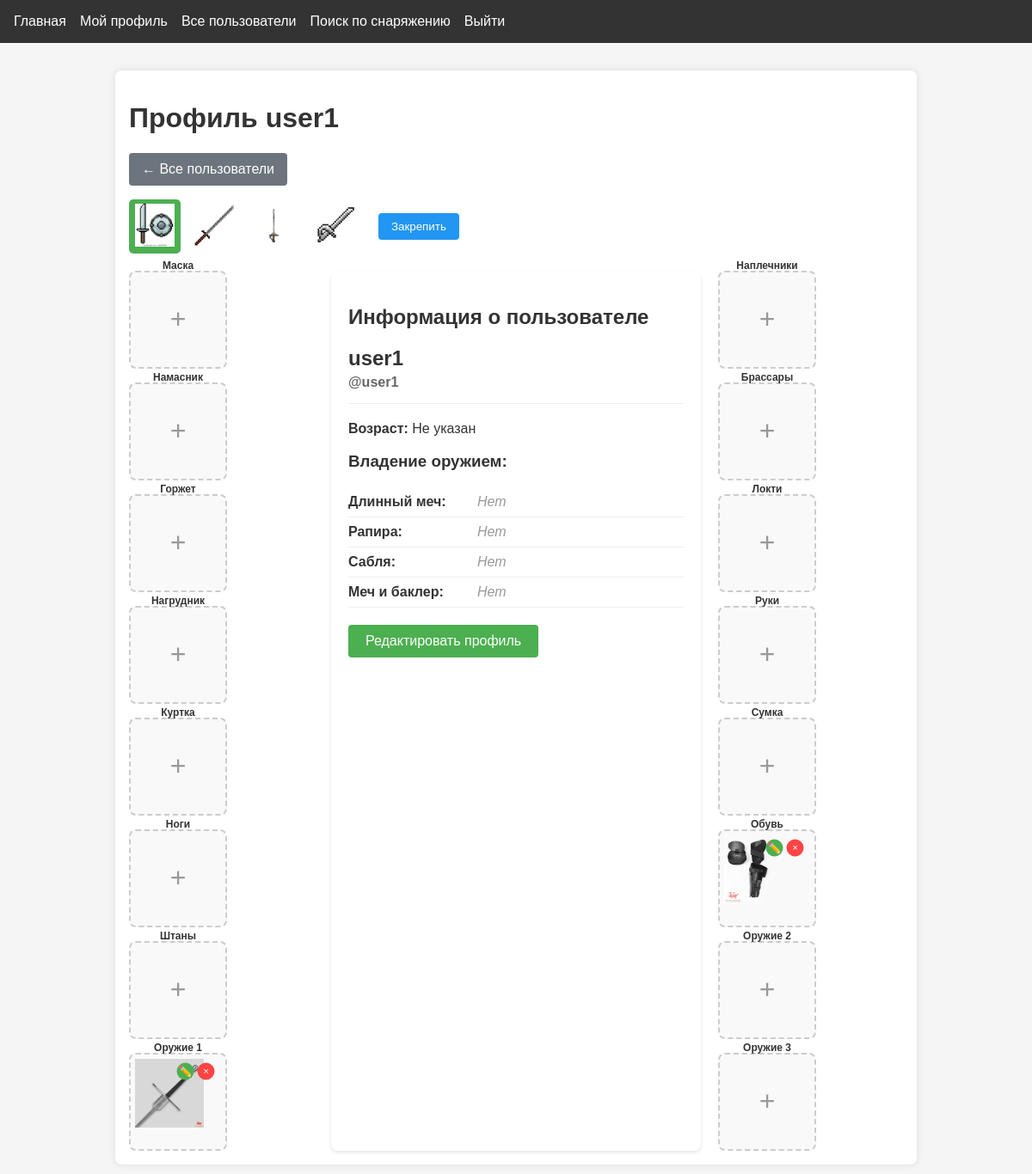
Page /profile/user1 (signed in) on the earlier database version.
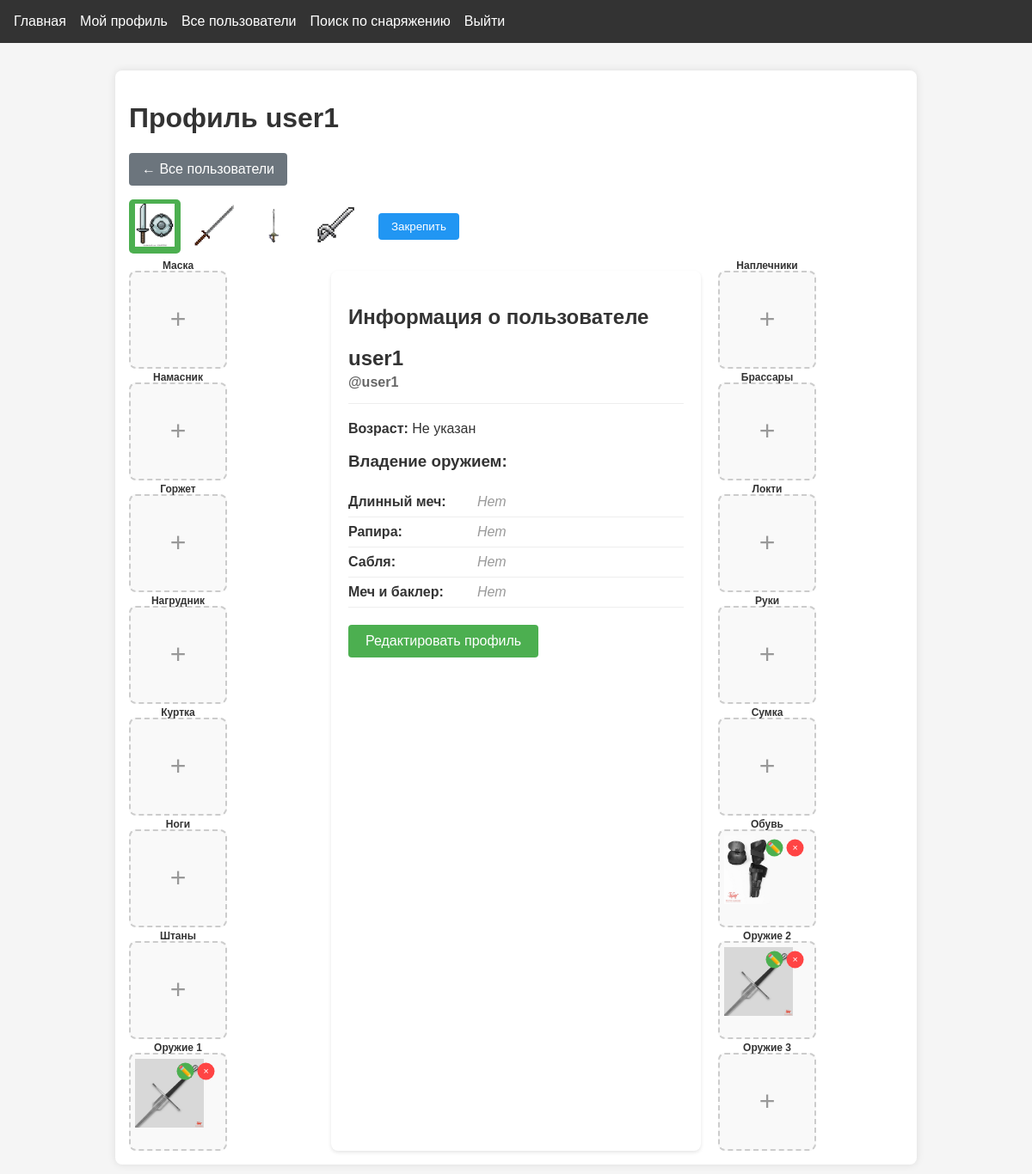
Same page on the later database version.
### app.py (models this page shows)
class InventoryItem(db.Model):
    id = db.Column(db.Integer, primary_key=True)
    user_id = db.Column(db.Integer, db.ForeignKey("user.id"), nullable=False)
    model = db.Column(db.String(20), default="none")  # изготовитель
    model_site = db.Column(db.Text)  # ссылка на изготовителя
    weapon_class = db.Column(db.String(20), default="all")  # 'all' или конкретный класс
    item_type = db.Column(db.String(20), nullable=False)
    image_paths = db.Column(db.Text)
    description = db.Column(db.Text)
    pros = db.Column(db.Text)
    cons = db.Column(db.Text)
    rating = db.Column(db.Integer)
    weight = db.Column(db.Float)  # вес
    length = db.Column(db.Float)  # длина
    balance_point = db.Column(db.Float)  # точка баланса
    point_perimeter = db.Column(db.Float)  # периметр пунты
    stiffness = db.Column(db.Float)  # жесткость

### app.py (the view)
@app.route("/profile/<username>")
@login_required
def view_profile(username):
    viewed_user = User.query.filter_by(username=username).first_or_404()
    weapon_class = request.args.get("weapon_class", viewed_user.weapon_class)
    items = (
        InventoryItem.query.filter_by(user_id=viewed_user.id)
        .filter(
            (InventoryItem.weapon_class == weapon_class)
            | (InventoryItem.weapon_class == "all")
        )
        .all()
    )
    weapon_data = []
    today = date.today()
    weapons = [
        ("longsword", "Длинный меч"),
        ("rapier", "Рапира"),
        ("sabre", "Сабля"),
        ("sword_buckler", "Меч и баклер"),
    ]
    for field, name in weapons:
        has_weapon = getattr(viewed_user, f"has_{field}")
        since_date = getattr(viewed_user, f"{field}_since")
        experience = None
        if has_weapon and since_date:
            delta = relativedelta(today, since_date)
            experience = {"years": delta.years, "months": delta.months}
        weapon_data.append(
            {
                "name": name,
                "field": field,
                "has": has_weapon,
                "since": since_date,
                "experience": experience,
            }
        )
    inventory = {
        "gorget": next((i for i in items if i.item_type == "gorget"), None),
        "lokti": next((i for i in items if i.item_type == "lokti"), None),
        "bag": next((i for i in items if i.item_type == "bag"), None),
        "namasnik": next((i for i in items if i.item_type == "namasnik"), None),
        "head": next((i for i in items if i.item_type == "head"), None),
        "naplech": next((i for i in items if i.item_type == "naplech"), None),
        "sword1": next((i for i in items if i.item_type == "sword1"), None),
        "sword2": next((i for i in items if i.item_type == "sword2"), None),
        "sword3": next((i for i in items if i.item_type == "sword3"), None),
        "sht": next((i for i in items if i.item_type == "sht"), None),
        "torso": next((i for i in items if i.item_type == "torso"), None),
        "ng": next((i for i in items if i.item_type == "ng"), None),
        "brass": next((i for i in items if i.item_type == "brass"), None),
        "gloves": next((i for i in items if i.item_type == "gloves"), None),
        "pants": next((i for i in items if i.item_type == "pants"), None),
        "shoes": next((i for i in items if i.item_type == "shoes"), None),
    }
    is_owner = current_user.is_authenticated and current_user.id == viewed_user.id
    return render_template(
        "profile.html",
        inventory=inventory,
        viewed_user=viewed_user,
        is_owner=is_owner,
        current_weapon_class=weapon_class,
        weapon_data=weapon_data,
        datetime=datetime,  # передаем модуль datetime для шаблона
    )

### app.py (called while the page is built)
@login_manager.user_loader
def load_user(user_id):
    return User.query.get(int(user_id))

### templates/profile.html (shortened to what the changed rows need)
{% extends "base.html" %}
{% block content %}
<div class="profile-container">
    <h1>Профиль {{ viewed_user.username }}</h1>
<div class="profile-layout">
        <div class="profile-info">
            <h2>Информация о пользователе</h2>
            <div class="user-header">
                <h2>{% if viewed_user.real_name %}{{ viewed_user.real_name }}{% else %}{{ viewed_user.username }}{% endif %}</h2>
            </div>
        </div>
        <div class="inventory-column right-column">
            <div class="inventory-grid">
        <div class="inventory-cell sword2-cell" onclick="showTooltip(event)">
            <div class="cell-label">Оружие 2</div>
            {% if inventory.sword2 %}
                <div class="item-container">
                    <img src="{{ url_for('static', filename='uploads/' + inventory.sword2.image_paths.split(',')[0]) if inventory.sword2.image_paths else '' }}"
     alt="Оружие 2"
     data-description="{{ inventory.sword2.description }}"
     data-pros="{{ inventory.sword2.pros }}"
     data-cons="{{ inventory.sword2.cons }}"
     data-model="{{ inventory.sword2.model }}"
     data-rating="{{ inventory.sword2.rating }}"
     data-images="{{ inventory.sword2.image_paths if inventory.sword2.image_paths else '' }}"
     data-weight="{{ inventory.sword2.weight }}"
     data-length="{{ inventory.sword2.length }}"
     data-balance-point="{{ inventory.sword2.balance_point }}"
     data-point-perimeter="{{ inventory.sword2.point_perimeter }}"
     data-stiffness="{{ inventory.sword2.stiffness }}">
                    {% if is_owner %}
                    <div class="item-controls">
                        <a href="{{ url_for('upload', item_type='sword2', weapon_class=current_weapon_class) }}" class="edit-btn" title="Редактировать">✏️</a>
                        <form action="{{ url_for('delete_item', item_type='sword2', weapon_class=current_weapon_class) }}" method="POST" class="delete-form">
                            <button type="submit" class="delete-btn" title="Удалить" onclick="return confirm('Удалить этот предмет?')">×</button>
                        </form>
                    </div>
                    {% endif %}
                </div>
            {% else %}
                {% if is_owner %}
                    <a href="{{ url_for('upload', item_type='sword2', weapon_class=current_weapon_class) }}" class="add-item">+</a>
                {% else %}
                    <div class="empty-slot">Нет предмета</div>
                {% endif %}
            {% endif %}
        </div>
    </div>
    </div>
    </div>
</div>
{% endblock %}

Differences in the rows shown:
added InventoryItem: image_paths (picture)
